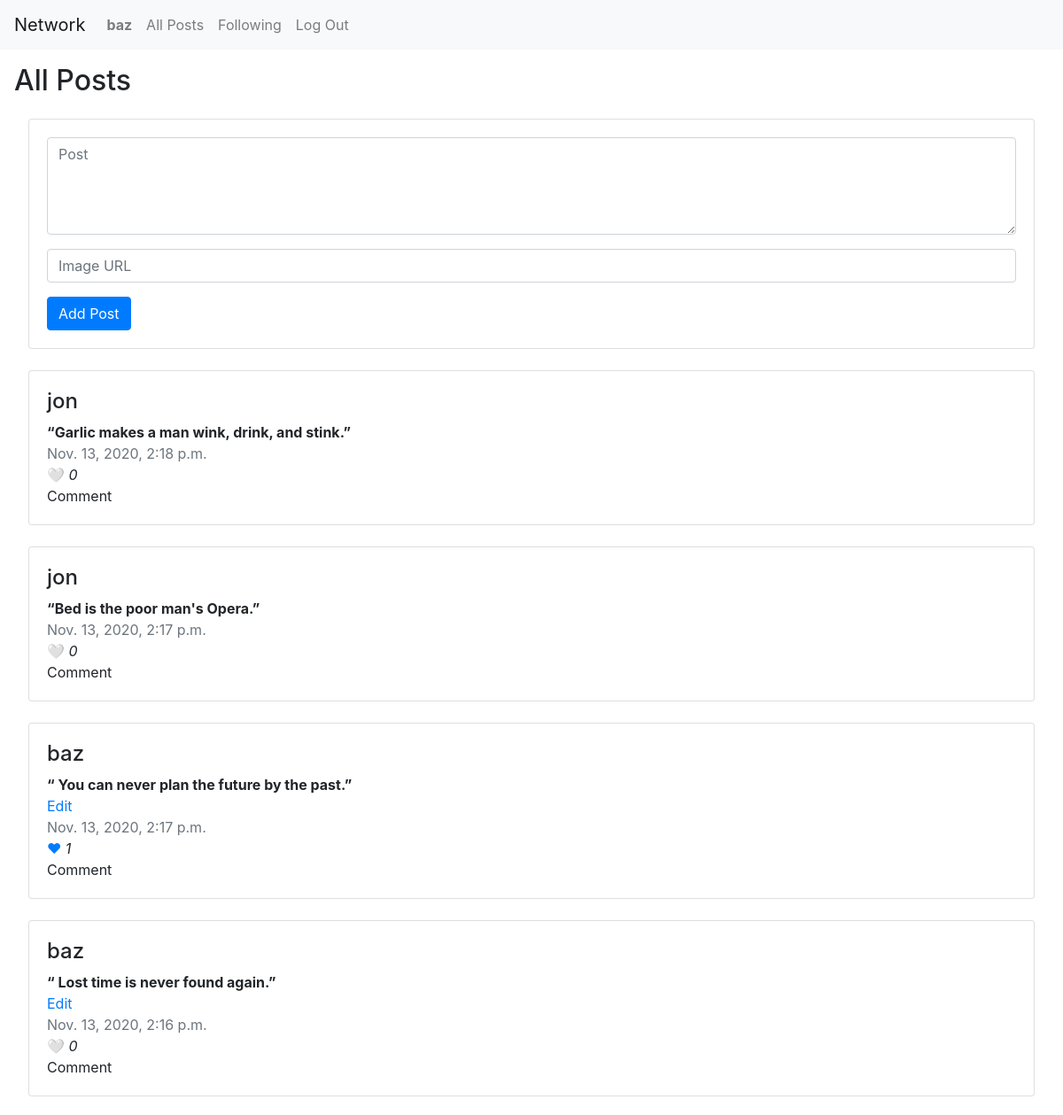
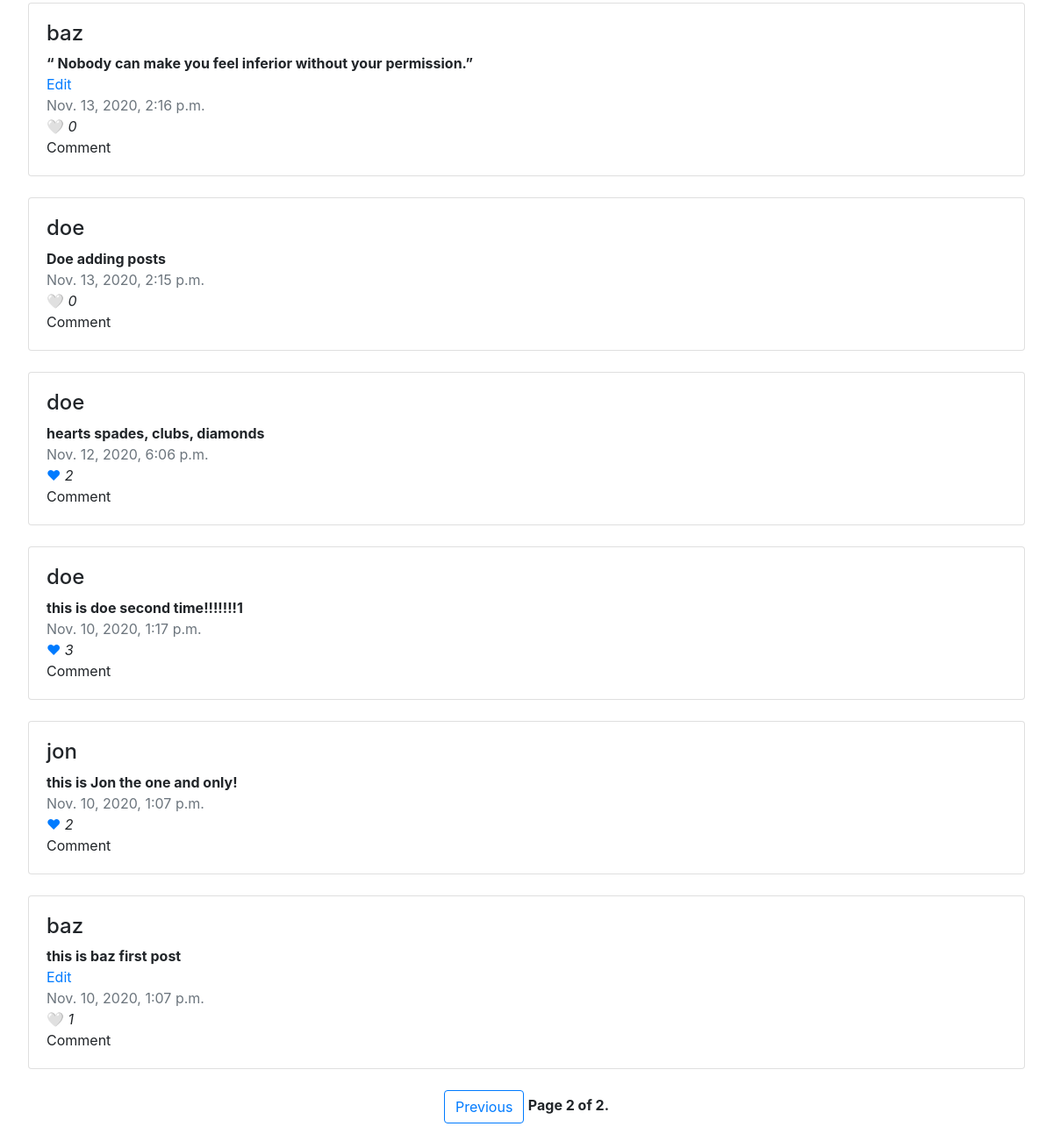
/?page=2 (signed in), run on the app's committed database (2 pictures, top to bottom).
### network/models.py (models this page shows)
class User(AbstractUser):
    pass

class NewPost(models.Model):
    creator = models.CharField(max_length=64)
    text = models.TextField(verbose_name="Description")
    image = models.URLField(blank=True, verbose_name="Image URL", null=True)
    like = models.IntegerField()
    timeStamp = models.DateTimeField(auto_now_add=True,null=True)
    liked = models.ManyToManyField(User, blank=True, related_name="liked_user")
    objects = models.Manager()

### network/views.py (the view)
# urls.py: path("", views.index, name="index"),
def index(request):
    form = NewPostForm(request.POST)
    posts = NewPost.objects.order_by("-timeStamp").all()
    paginator = Paginator(posts, 10)
    page_number = request.GET.get('page')
    page_obj = paginator.get_page(page_number)
    return render(request, "network/index.html", {
        "title" : "All Posts",
        "posts" : posts.order_by("-timeStamp").all(),
        "form": form,
        "page_obj" : page_obj
    })

### network/views.py
class NewPostForm(forms.Form):
    text = forms.CharField(widget=forms.Textarea(attrs={'placeholder' : 'Post', 'class' : 'form-control', 'rows' : 4}))
    image = forms.CharField(label="Image URL", required=False, widget=forms.TextInput(attrs={'placeholder' : 'Image URL', 'class' : 'form-control', 'autocomplete' : 'off'}))

### network/templates/network/index.html (shortened to what this page needs)
{% extends "network/layout.html" %}
{% block body %}
    {% if title %}
        <h2>{{title}}</h2>
    {% endif %}
        <div class="card-column" style="padding: 1em;">
        {% if user.is_authenticated %}
            {% if title == "All Posts" %}
                <div class="card">
                    <div class="card-body">
                        <form action="{% url 'newpost' %}" method="post">
                            {% for item in form %}
                                <div class="form-group">{{ item }}</div>
                            {% endfor %}
                            <button class="btn btn-primary" type="submit">Add Post</button>
                        </form>
                    </div>
                </div>
                <br>
            {% endif %}
        {% endif %}
        {% if posts %}
            {% for post in page_obj %}
                <div class="card">
                    <div class="card-body">
                    <ul class="list-group list-group-horizontal" style="list-style-type: none;">
                        <li>
                            <a href="{% url 'profile' post.creator %}" style="color:inherit" id="creator-{{post.id}}"><h4>{{ post.creator }}</h4></a>
                            <strong id="post-{{post.id}}">{{ post.text }}</strong><br>
                            {% if request.user.username == post.creator %}
                                <a href="javascript:check_edit({{post.id}})" id="edit-{{post.id}}" style="display: block;">Edit</a>
                            {% endif %}
                            <a class="text-muted">{{ post.timeStamp }}<br>
                            {% if user.is_authenticated %}
                                {% if not request.user in post.liked.all %}
                                    <a href="javascript:toggle({{post.id}})" id="like-{{post.id}}" style="text-decoration:none;">🤍</a>
                                {% else %}
                                    <a href="javascript:toggle({{post.id}})" id="like-{{post.id}}" style="text-decoration:none;">❤</a>
                                {% endif %}
                            {% else %}
                                Likes:
                            {% endif %}
                            <i id="numLike-{{post.id}}">{{ post.like }}</i><br>
                            Comment</a>
                        </li>
                    </ul>
                    </div>
                </div>
                <br>
            {% endfor %}
            <div class="pagination justify-content-center">
                <span class="step-links">
                    {% if page_obj.has_previous %}
                        <button class="btn btn-outline-primary"><a href="?page={{ page_obj.previous_page_number }}" style="color:inherit; text-decoration: none;">Previous</a></button>
                    {% endif %}
                    <span class="current">
                        <strong>Page {{ page_obj.number }} of {{ page_obj.paginator.num_pages }}.</strong>
                    </span>
                </span>
            </div>
        {% endif %}
    </div>
{% endblock %}

### network/templates/network/layout.html (shortened to what this page needs)
{% load static %}
<!DOCTYPE html>
<html lang="en">
    <head>
        <link rel="stylesheet" href="https://stackpath.bootstrapcdn.com/bootstrap/4.4.1/css/bootstrap.min.css">
        <link href="{% static 'network/styles.css' %}" rel="stylesheet">
    </head>
    <body>
        <nav class="navbar navbar-expand navbar-light bg-light">
            <a class="navbar-brand" href="{% url 'index' %}">Network</a>
            <div>
              <ul class="navbar-nav mr-auto">
                {% if user.is_authenticated %}
                    <li class="nav-item">
                        <a class="nav-link" href="{% url 'profile' user.username %}"><strong>{{ user.username }}</strong></a>
                    </li>
                {% endif %}
                <li class="nav-item">
                  <a class="nav-link" href="{% url 'index' %}">All Posts</a>
                </li>
                {% if user.is_authenticated %}
                    <li class="nav-item">
                        <a class="nav-link" href="{% url 'following' %}">Following</a>
                    </li>
                    <li class="nav-item">
                        <a class="nav-link" href="{% url 'logout' %}">Log Out</a>
                    </li>
                {% endif %}
              </ul>
            </div>
          </nav>
        <div class="body">
            <div style="padding: 1em;">
            {% block body %}
            {% endblock %}
            </div>
        </div>
    </body>
</html>

### data on the page
User: username "baz"
NewPost: creator "jon", text "“Garlic makes a man wink, drink, and stink.”", timeStamp "Nov. 13, 2020, 2:18 p.m.", like "0"
NewPost: creator "jon", text "“Bed is the poor man's Opera.”", timeStamp "Nov. 13, 2020, 2:17 p.m.", like "0"
NewPost: creator "baz", text "“ You can never plan the future by the past.”", timeStamp "Nov. 13, 2020, 2:17 p.m.", like "1"
NewPost: creator "baz", text "“ Lost time is never found again.”", timeStamp "Nov. 13, 2020, 2:16 p.m.", like "0"
NewPost: creator "baz", text "“ Nobody can make you feel inferior without your permission.”", timeStamp "Nov. 13, 2020, 2:16 p.m.", like "0"
NewPost: creator "doe", text "Doe adding posts", timeStamp "Nov. 13, 2020, 2:15 p.m.", like "0"
NewPost: creator "doe", text "hearts spades, clubs, diamonds", timeStamp "Nov. 12, 2020, 6:06 p.m.", like "2"
NewPost: creator "doe", text "this is doe second time!!!!!!!1", timeStamp "Nov. 10, 2020, 1:17 p.m.", like "3"
NewPost: creator "jon", text "this is Jon the one and only!", timeStamp "Nov. 10, 2020, 1:07 p.m.", like "2"
NewPost: creator "baz", text "this is baz first post", timeStamp "Nov. 10, 2020, 1:07 p.m.", like "1"

### other printed values
{{ title }} "All Posts"
{{ page_obj.number }} "2"
{{ page_obj.paginator.num_pages }} "2"
